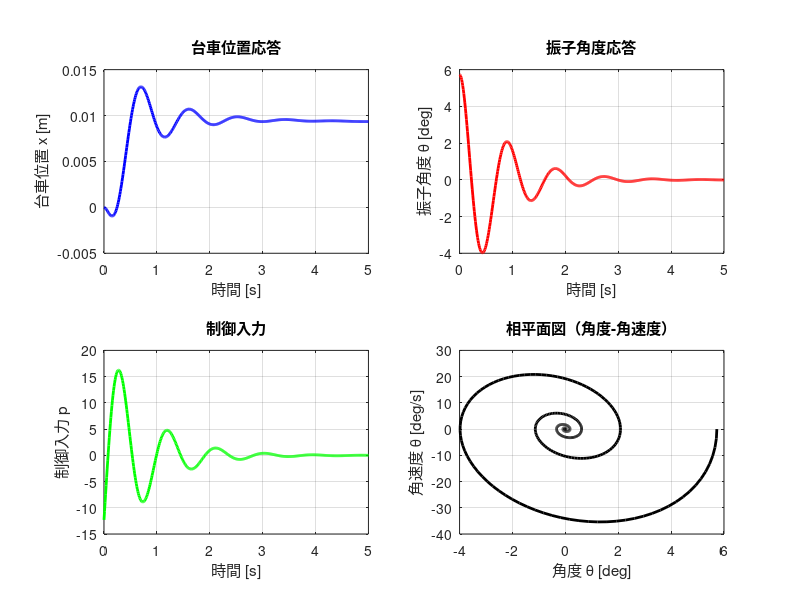

This chart was generated by the following MATLAB code: (Note: this script raises an error after producing the figure.)
%% 倒立振子のLQR制御設計
% 状態方程式: dx/dt = Ax + Bp
% 状態変数: [x, x_dot, theta, theta_dot]'
% 制御入力: p (モータへの入力)

clear; clc; close all;

%% パラメータ設定
% 物理パラメータ
M = 0.698;        % 台車質量 [kg]
m = 0.0303;        % 振子質量 [kg]
l = 0.30 / 2;        % 振子長さ [m]
g = 9.81;       % 重力加速度 [m/s^2]

v_base = 12; % 定格電圧
v_ref = 8; % 印加電圧
v_ratio = v_ref / v_base; % 定格電圧と印加電圧の比率

% モータ・機構パラメータ
r_omega = 0.0255; % 車輪半径 [m]
omega_max = 523.6 * v_ratio; % 最大回転数 [rad/s]
u_max = 0.030 * v_ratio;     % 最大トルク [N・m]
G = 6.67;         % ギア比

%% 状態空間行列の計算
% A行列の要素計算
a22 = -4/(4*M + m) * G^2 * u_max / (r_omega^2 * omega_max);
a23 = -3*m*g/(4*M + m);
a42 = -3/(l*(4*M + m)) * G^2 * u_max / (r_omega^2 * omega_max);
a43 = -3*(M + m)*g / (l*(4*M + m));

% A行列
A = [0,   1,   0,   0;
     0,  a22, a23,  0;
     0,   0,   0,   1;
     0,  a42, a43,  0];

% B行列の要素計算
b2 = 4/(4*M + m) * G * u_max / (r_omega * omega_max);
b4 = 3/(l*(4*M + m)) * G * u_max / (r_omega * omega_max);

% B行列
B = [0; b2; 0; b4];

% C行列（全状態観測可能と仮定）
C = eye(4);
D = 0;

% 10, 1, 50000, 10000

%% 重み行列の設定
% Q行列（状態の重み）
Q = diag([5, 1, 1500, 1000]); % [x位置, x速度, 角度, 角速度]の重み

% R行列（制御入力の重み）
R = 1;

%% LQR制御器設計
[K, S, P] = lqr(A, B, Q, R);

%% 結果表示
fprintf('=== 倒立振子LQR制御設計結果 ===\n');
fprintf('パラメータ:\n');
fprintf('  台車質量 M = %.2f kg\n', M);
fprintf('  振子質量 m = %.2f kg\n', m);
fprintf('  振子長さ l = %.2f m\n', l);
fprintf('  ギア比 G = %.1f\n', G);
fprintf('\n');

fprintf('状態フィードバックゲイン K:\n');
fprintf('  K = [%.4f, %.4f, %.4f, %.4f]\n', K);
fprintf('\n');

fprintf('制御則: u = -K * x\n');
fprintf('v_ref = -%.4f*x - %.4f*dx - %.4f*theta - %.4f*dtheta;\n', K);
fprintf('\n');

%% 閉ループ系の安定性確認
A_cl = A - B*K;
poles = eig(A_cl);

fprintf('閉ループ系の極:\n');
for i = 1:length(poles)
    if imag(poles(i)) == 0
        fprintf('  極%d: %.4f\n', i, real(poles(i)));
    else
        fprintf('  極%d: %.4f ± %.4fj\n', i, real(poles(i)), abs(imag(poles(i))));
    end
end

% 安定性判定
if all(real(poles) < 0)
    fprintf('-> 閉ループ系は安定です\n');
else
    fprintf('-> 警告: 閉ループ系が不安定です\n');
end

%% 状態空間モデルの作成
sys_ol = ss(A, B, C, D);  % 開ループ系
sys_cl = ss(A_cl, B, C, D); % 閉ループ系

%% シミュレーション
t = 0:0.01:5; % 時間ベクトル

% 初期条件（振子が少し傾いた状態）
x0 = [0; 0; 0.1; 0]; % [x, x_dot, theta, theta_dot]

% 閉ループ系の応答
[y, t_sim] = initial(sys_cl, x0, t);

%% 結果のプロット
figure('Position', [100, 100, 1200, 800]);

% 位置応答
subplot(2,2,1);
plot(t_sim, y(:,1), 'b-', 'LineWidth', 2);
xlabel('時間 [s]');
ylabel('台車位置 x [m]');
title('台車位置応答');
grid on;

% 角度応答
subplot(2,2,2);
plot(t_sim, y(:,3)*180/pi, 'r-', 'LineWidth', 2);
xlabel('時間 [s]');
ylabel('振子角度 θ [deg]');
title('振子角度応答');
grid on;

% 制御入力
u_sim = -K * y';
subplot(2,2,3);
plot(t_sim, u_sim, 'g-', 'LineWidth', 2);
xlabel('時間 [s]');
ylabel('制御入力 p');
title('制御入力');
grid on;

% 相平面図（角度 vs 角速度）
subplot(2,2,4);
plot(y(:,3)*180/pi, y(:,4)*180/pi, 'k-', 'LineWidth', 2);
xlabel('角度 θ [deg]');
ylabel('角速度 θ̇ [deg/s]');
title('相平面図（角度-角速度）');
grid on;

sgtitle('倒立振子LQR制御シミュレーション結果');

%% ボード線図（開ループ特性）
figure;
bode(sys_ol);
title('開ループ系のボード線図');
grid on;

%% ステップ応答比較
figure;
step(sys_cl, 10);
title('閉ループ系のステップ応答');
grid on;

fprintf('\n=== シミュレーション完了 ===\n');
fprintf('初期角度: %.1f度から制御開始\n', x0(3)*180/pi);
fprintf('最終角度: %.4f度\n', y(end,3)*180/pi);
fprintf('整定時間: 約%.2f秒\n', t_sim(end));